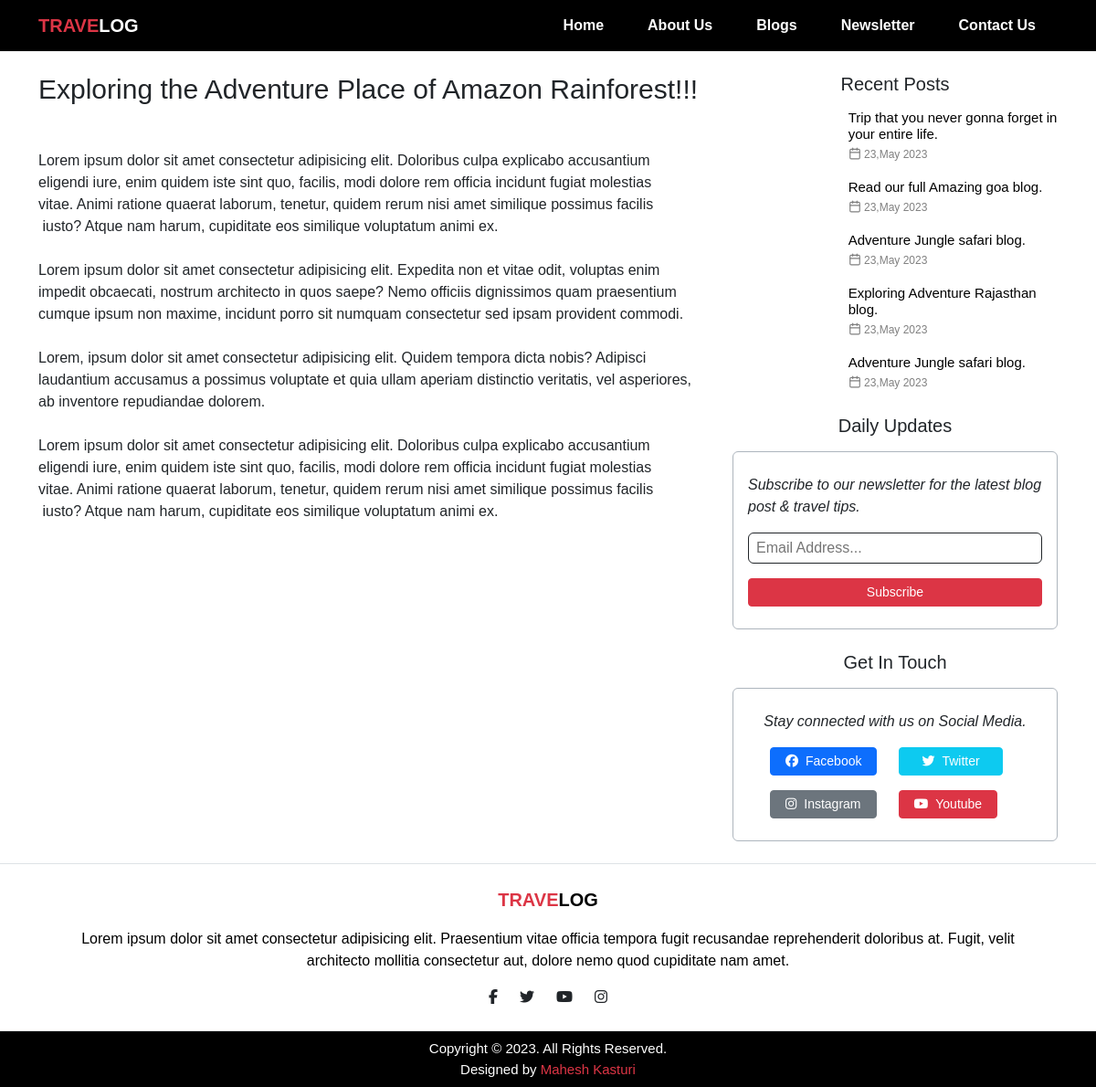
Page /popularsdetails/12 on the committed database.
### Blogsection/models.py (models this page shows)
class popular(models.Model):
    blog_img = models.FileField(upload_to="blog-img/",max_length=250,null=None)
    blog_title = models.CharField(max_length=100)
    blog_desc = HTMLField()
    blog_title2 = models.CharField(max_length=100)
    blog_desc1 = HTMLField()

### BlogWebsite/views.py (the view)
# urls.py: path('popularsdetails/<blogsid>',views.pdetails),
def  pdetails(request,blogsid):
      PopularDetails = popular.objects.get(id=blogsid)
      data={
            'PopularDetails':PopularDetails
      }
      return render(request,"popularsdetails.html",data)

### templates/popularsdetails.html (shortened to what this page needs)
{% load static %}
<!DOCTYPE html>
<html lang="en">
<head>
    <link rel="stylesheet" href="{% static 'style.css' %}">
    <link href="https://cdn.jsdelivr.net/npm/bootstrap@5.3.2/dist/css/bootstrap.min.css" rel="stylesheet"
>
</head>
<body>
    {% include "header.html"%}
    <div class="container my-4">
        <div class="row">
            <div class="col-lg-8">
                <div class="row">
                    <div class="col-lg-12">
                        <h1 class="about-title1">{{PopularDetails.blog_title2}}</h1>
                        <p>{{PopularDetails.blog_desc1 | safe}}</p>
                    </div>
                </div>
            </div>
            <div class="col-lg-4 d-none d-lg-block">
                <div class="row">
                    <div class="col-lg-12 mb-4">
                        <h5 class="text-center mb-3">Recent Posts</h5>
                        <div class="row mb-3">
                            <div class="col-lg-4">
                            </div>
                            <div class="col-lg-8 ">
                                <a href="" class="text-decoration-none text-black">
                                    <h6 class="m-0 recent_post_head ">Trip that you never gonna forget in your entire
                                        life.
                                    </h6>
                                </a>
                                <span class=" about-img-name">
                                    23,May 2023
                                </span>
                            </div>
                        </div>
                        <div class="row mb-3">
                            <div class="col-lg-4">
                            </div>
                            <div class="col-lg-8 ">
                                <a href="" class="text-decoration-none text-black">
                                    <h6 class="m-0 recent_post_head">Read our full Amazing goa blog.</h6>
                                </a>
                                <span class=" about-img-name">
                                    23,May 2023
                                </span>
                            </div>
                        </div>
                        <div class="row mb-3">
                            <div class="col-lg-4">
                            </div>
                            <div class="col-lg-8 ">
                                <a href="" class="text-decoration-none text-black">
                                    <h6 class="m-0 recent_post_head">Adventure Jungle safari blog.</h6>
                                </a>
                                <span class=" about-img-name">
                                    23,May 2023
                                </span>
                            </div>
                        </div>
                        <div class="row mb-3">
                            <div class="col-lg-4">
                            </div>
                            <div class="col-lg-8 ">
                                <a href="" class="text-decoration-none text-black">
                                    <h6 class="m-0 recent_post_head">Exploring Adventure Rajasthan blog.</h6>
                                </a>
                                <span class=" about-img-name">
                                    23,May 2023
                                </span>
                            </div>
                        </div>
                        <div class="row">
                            <div class="col-lg-4">
                            </div>
                            <div class="col-lg-8 ">
                                <a href="" class="text-decoration-none text-black">
                                    <h6 class="m-0 recent_post_head">Adventure Jungle safari blog.</h6>
                                </a>
                                <span class=" about-img-name">
                                    23,May 2023
                                </span>
                            </div>
                        </div>
                    </div>
                    <div class="col-lg-12  mb-4">
                        <h5 class="text-center mb-3">Daily Updates</h5>
                        <div class="rounded border border-dark-subtle px-3 py-4">
                            <p class="fst-italic">Subscribe to our newsletter for the latest blog post & travel
                                tips.
                            </p>
                            <form action="" class="mb-3">
                                <input type="email" name="" placeholder="Email Address..." id=""
                                    class=" px-2 py-1 border border-dark rounded" style="width: 100%;">
                            </form>
                            <div class="d-grid ">
                                <button type="submit" class="btn btn-sm btn-danger text-capitalize">Subscribe</button>
                            </div>
                        </div>
                    </div>
                    <div class="col-lg-12 ">
                        <h5 class="text-center mb-3">Get In Touch</h5>
                        <div class="rounded border border-dark-subtle px-3 py-4">
                            <p class="fst-italic text-center">Stay connected with us on Social Media.</p>
                            <div class="d-flex mb-3 px-4 gap-4 ">
                                <a class="btn btn-sm text-capitalize px-3 btn-primary " href="https://facebook.com/"
                                    role="button"><i class="fab fa-facebook me-2 "></i>Facebook</a>
                                <a class="btn  btn-sm px-4 text-white text-capitalize btn-info "
                                    href="https://twitter.com/" role="button"><i
                                        class="fab fa-twitter me-2 "></i>Twitter</a>
                            </div>
                            <div class="d-flex gap-4 px-4 ">
                                <a class="btn btn-sm px-3 text-capitalize btn-secondary " href="https://instagram.com/"
                                    role="button"><i class="fab fa-instagram me-2  "></i>Instagram</a>
                                <a class="btn btn-sm px-3 text-capitalize btn-danger " href="https://youtube.com/"
                                    role="button"><i class="fab fa-youtube me-2 "></i>Youtube</a>
                            </div>
                        </div>
                    </div>
                </div>
            </div>
        </div>
    </div>
    {% include "footer.html" %}
</body>
</html>

### static/style.css (style rules this page uses)
* { margin: 0px; padding: 0px; box-sizing: border-box; font-family: sans-serif; }

### templates/popularsdetails.html (style rules this page uses)
.about-title1 { font-size: 30px; }
.about-img-name { font-size: 12px; color: gray; }
.recent_post_head { font-size: 15px; }

### rows in the picture
popular: blog_title2 "Exploring the Adventure Place of Amazon Rainforest!!!", blog_desc1 "Lorem ipsum dolor sit amet consectetur adipisicing elit. Doloribus culpa explicabo accusantium eligendi iure, enim quidem iste sint quo, facilis, modi dolore rem officia incidunt fugiat molestias vitae. Animi ratione quaerat laborum, tenetur, quidem rerum nisi amet similique possimus facilis iusto? Atque nam harum, cupiditate eos similique voluptatum animi ex. Lorem ipsum dolor sit amet consectetur adipisicing elit. Expedita non et vitae odit, voluptas enim impedit obcaecati, nostrum architecto in quos saepe? Nemo officiis dignissimos quam praesentium cumque ipsum non maxime, incidunt porro sit numquam consectetur sed ipsam provident commodi. Lorem, ipsum dolor sit amet consectetur…"
